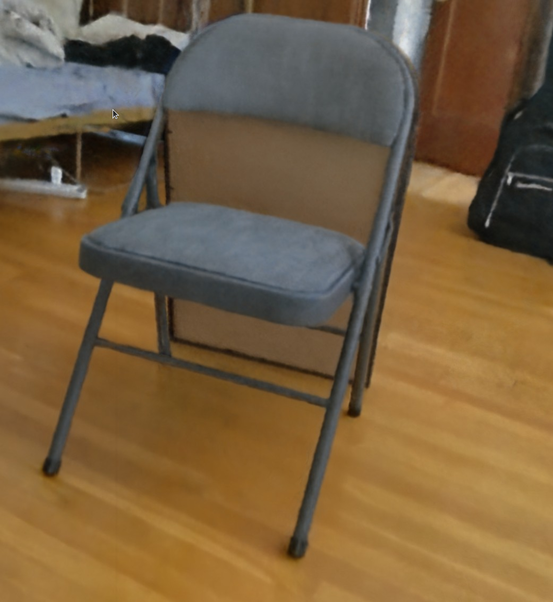
#> input picture data/chair.png, 553 x 602 px, shrunk from 1061 x 1156 before the run, found by its file name
$ python orb_with_radiant_filter.py
#> lines starting #> are read from the running program, lines starting #| are printed output that depends on the picture
import cv2
import numpy as np
from matplotlib import pyplot as plt
import math

# Load images
image_one_path = "/home/nerf-bridge/Desktop/OBA/data/chair.png"
image_two_path = "/home/nerf-bridge/Desktop/OBA/data/chair_GT.png"
img1 = cv2.imread(image_one_path, 0)  # Image 1
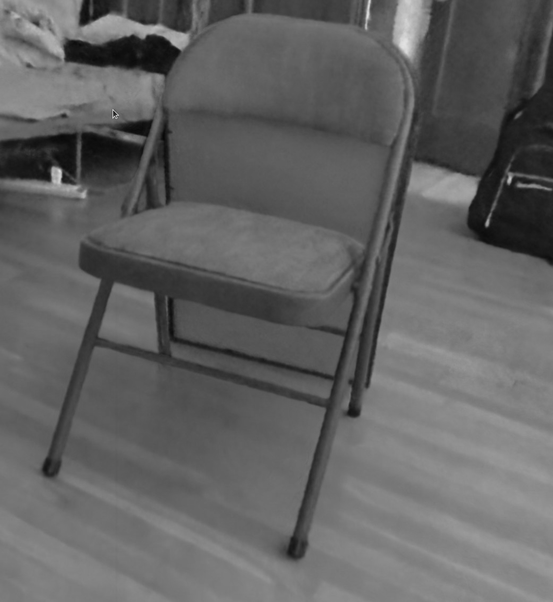
#> img1: shape (602, 553); min 8, max 226, mean 98.9
img2 = cv2.imread(image_two_path, 0)  # Image 2
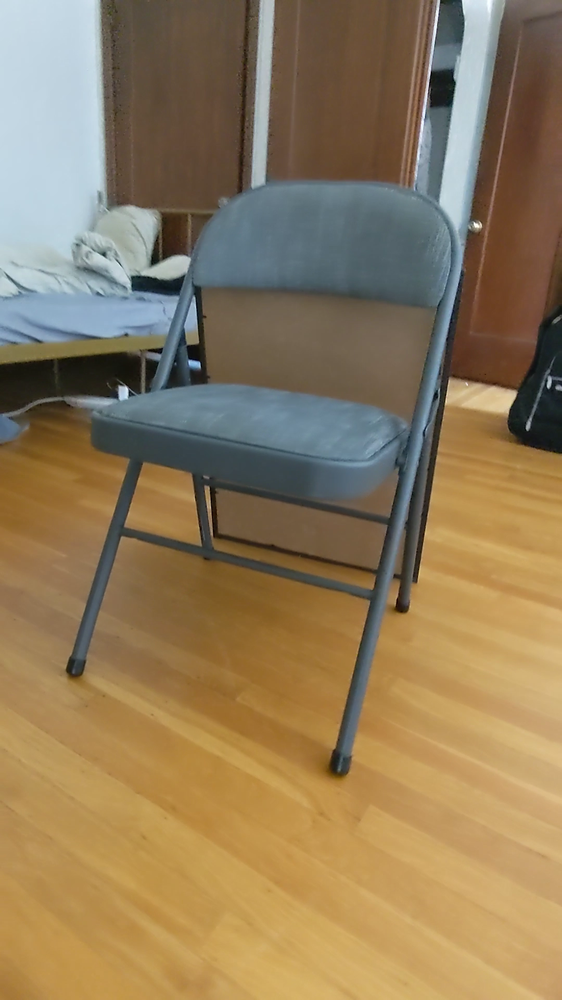
#> input picture data/chair_GT.png, 562 x 1000 px, shrunk from 1080 x 1920 before the run, found by its file name
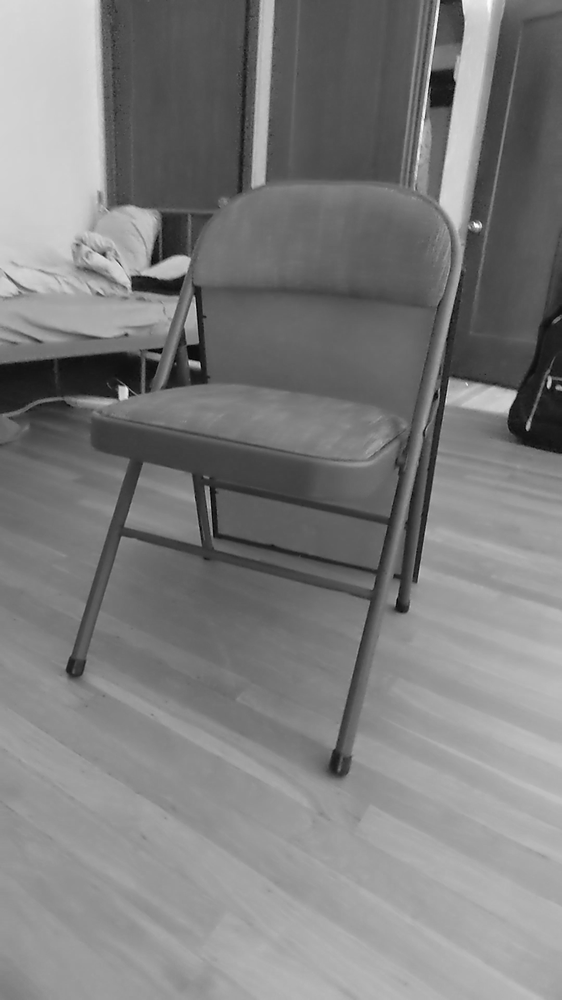
#> img2: shape (1000, 562); min 0, max 255, mean 125.4

# Initialize ORB detector
orb = cv2.ORB_create()

# Find keypoints and descriptors with ORB
kp1, des1 = orb.detectAndCompute(img1, None)
#> kp1 = 470 keypoints; strongest (x, y, size): (60, 171, 53.6), (54, 168, 53.6), (114, 114, 31), (60, 170, 44.6)
kp2, des2 = orb.detectAndCompute(img2, None)
#> kp2 = 500 keypoints; strongest (x, y, size): (126, 388, 31), (120, 388, 64.3), (124, 388, 64.3), (125, 387, 44.6)

# Create BFMatcher object
bf = cv2.BFMatcher(cv2.NORM_HAMMING, crossCheck=True)

# Match descriptors
matches = bf.match(des1, des2)
#> matches = 136 matches

# Calculate orientations and filter matches
orientations = []
for match in matches:
    pt1 = kp1[match.queryIdx].pt
    pt2 = kp2[match.trainIdx].pt

    # Calculate orientation (slope of line connecting keypoints)
    dx = pt2[0] - pt1[0]
    dy = pt2[1] - pt1[1]

    orientation = math.atan2(dy, dx) if dx != 0 else np.pi / 2  # Avoid division by zero
    orientations.append(orientation)
#> this loop made 136 passes
#> (pt1, pt2, dx, dy, orientation) on passes 1 to 12: ((54, 34), (252.3, 184.9), 198.3, 150.9, 0.651), ((188, 34), (264, 183), 76, 149, 1.1), ((148, 35), (147.2, 387.8), -0.774, 352.8, 1.57), ((181, 49), (252, 186), 71, 137, 1.09), ((59, 59), (126, 288), 67, 229, 1.29), ((114, 112), (437.8, 390.2), 323.8, 278.2, 0.71), ((65, 114), (126, 334), 61, 220, 1.3), ((114, 114), (435.6, 390), 321.6, 276, 0.709), ((151, 121), (149.3, 360.8), -1.7, 239.8, 1.58), ((111, 133), (92, 249), -19, 116, 1.73), ((146, 135), (130.8, 277.2), -15.2, 142.2, 1.68), ((168, 135), (453.6, 76.32), 285.6, -58.68, -0.203)
#> after the loop, orientations = 136 values, max 3.14 at index 29, min -3.12 at index 34, mean 1.23

# Sort orientations
orientations.sort()

# Define the threshold
threshold = np.deg2rad(1)  # Acceptable difference in radians, adjust as needed

# Find the interval that contains the most orientations
max_count = 0
common_orientation = 0
for i in range(len(orientations)):
    lower_bound = orientations[i]
    upper_bound = lower_bound + 2 * threshold
    count = sum(lower_bound <= orientation <= upper_bound for orientation in orientations)

    if count > max_count:
        max_count = count
        common_orientation = (lower_bound + upper_bound) / 2
#> this loop made 136 passes
#> (lower_bound, upper_bound, count, max_count, common_orientation) on passes 1, 2, 8, 28: (-3.12, -3.09, 1, 1, -3.11), (-3, -2.97, 2, 2, -2.99), (-0.235, -0.2, 3, 3, -0.217), (1.27, 1.3, 24, 24, 1.28)
#> (lower_bound, upper_bound, count) on passes 3, 4, 5, 6, 7, 9: (-2.97, -2.94, 1), (-2.65, -2.61, 1), (-1.66, -1.63, 1), (-1.45, -1.42, 1), (-0.489, -0.455, 1), (-0.232, -0.197, 2)
#> after the loop, common_orientation = 1.28; max_count = 24

# Filter matches with orientation within threshold of the most common orientation
matches_parallel = [match for match, orientation in zip(matches, orientations)
                    if abs(orientation - common_orientation) <= threshold]
#> matches_parallel = 23 matches

# Draw matches with similar orientation
img3 = cv2.drawMatches(img1, kp1, img2, kp2, matches_parallel, None, flags=2)
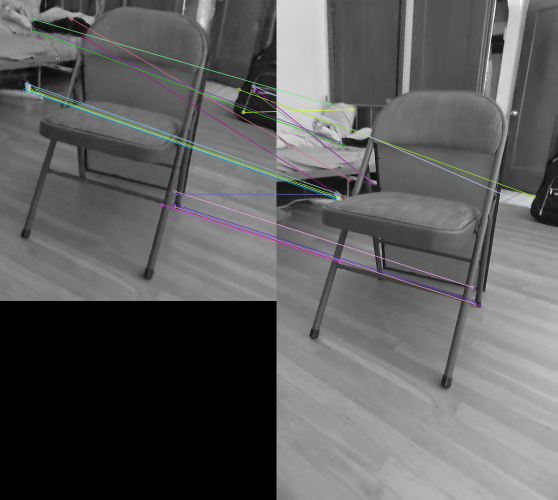
#> img3: shape (1000, 1115, 3) (shown at 1/2 size); mean of channels 0, 1, 2 93.3, 93.3, 93.2; drawn as B, G, R

# Display the image
plt.imshow(img3), plt.show()

# Save the image
cv2.imwrite('matched_features_parallel.jpg', img3)
